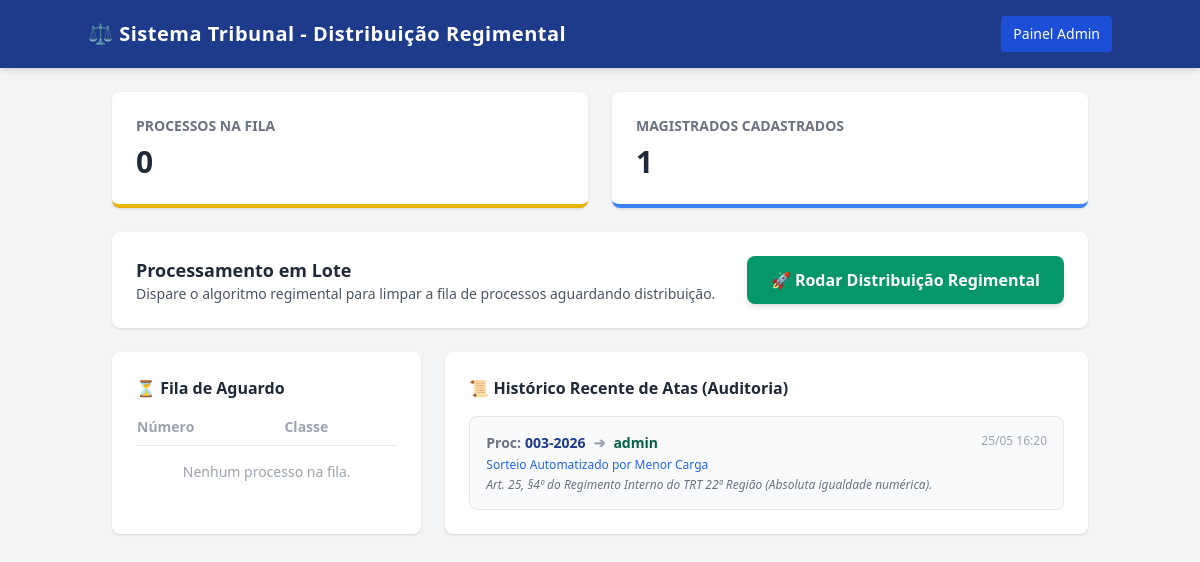
Page /dashboard/ on the earlier database version.
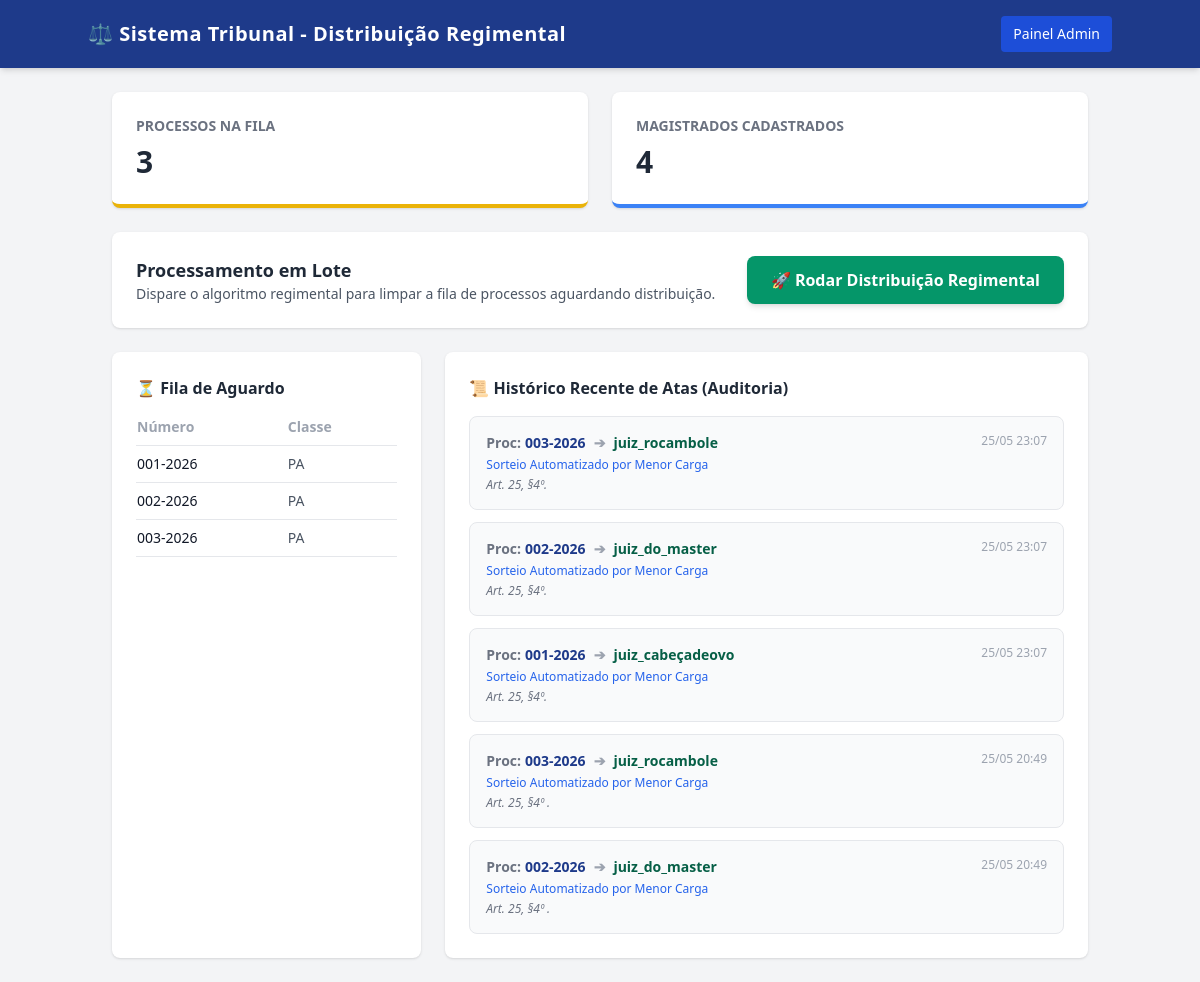
Same page on the later database version.
### processos/models.py (models this page shows, shortened)
class AtaDistribuicao(models.Model):
    data_hora = models.DateTimeField(auto_now_add=True, verbose_name="Data/Hora da Distribuição")
    processo_numero = models.CharField(max_length=50, verbose_name="Número do Processo")
    classe_sigla = models.CharField(max_length=20, verbose_name="Classe")
    magistrado_sorteado = models.CharField(max_length=150, verbose_name="Magistrado Relator")
    tipo_distribuicao = models.CharField(max_length=50, verbose_name="Tipo de Distribuição")
    fundamento_legal = models.TextField(verbose_name="Fundamento Regimental/Legal")
    class Meta:
        verbose_name = "Ata de Distribuição"
        verbose_name_plural = "Atas de Distribuição"

class Processo(models.Model):
    STATUS_CHOICES = [
        ('CADASTRADO', 'Cadastrado (Aguardando Distribuição)'),
        ('DISTRIBUIDO', 'Distribuído'),
        ('SUSPENSO', 'Suspenso / Excluído da Distribuição'),
    ]
    numero = models.CharField(max_length=50, unique=True, verbose_name="Número do Processo")
    classe_processual = models.ForeignKey(ClasseProcessual, on_delete=models.RESTRICT, verbose_name="Classe Processual")
    status = models.CharField(max_length=25, choices=STATUS_CHOICES, default='CADASTRADO')
    data_autuacao = models.DateTimeField(auto_now_add=True)
    relator = models.ForeignKey(Magistrado, on_delete=models.SET_NULL, null=True, blank=True, related_name='processos_relatados')
    processo_prevento = models.ForeignKey('self', on_delete=models.SET_NULL, null=True, blank=True, verbose_name="Vinculado por Prevenção:")
    class Meta:
        verbose_name = "Processo Judicial"
        verbose_name_plural = "Processos Judiciais"

class ClasseProcessual(models.Model):
    ORGAO_CHOICES = [
        ('PLENO', 'Tribunal Pleno (26)'),
        ('TURMAS', 'Turmas (14)'),
        ('PRESIDENCIA', 'Presidência (2)'),
    ]
    nome = models.CharField(max_length=150, verbose_name="Nome da Classe")
    sigla = models.CharField(max_length=20, verbose_name="Sigla")
    orgao_competente = models.CharField(max_length=20, choices=ORGAO_CHOICES, verbose_name="Órgão Competente")
    ativo = models.BooleanField(default=True, verbose_name="Classe Ativa/Vigente?")
    data_criacao = models.DateField(auto_now_add=True)
    class Meta:
        verbose_name = "Classe Processual"
        verbose_name_plural = "Classes Processuais"

### processos/views.py (the view, shortened to what this page needs)
# urls.py: path('dashboard/', views.dashboard_distribuicao, name='dashboard'),
def dashboard_distribuicao(request):
    processos_pendentes = Processo.objects.filter(status='CADASTRADO')
    total_juizes = Magistrado.objects.count()
    ultimas_atas = AtaDistribuicao.objects.all().order_by('-data_hora')[:5]
    context = {
        'processos_pendentes': processos_pendentes,
        'total_juizes': total_juizes,
        'ultimas_atas': ultimas_atas,
    }
    return render(request, 'processos/dashboard.html', context)

### processos/templates/processos/dashboard.html (shortened to what the changed rows need)
<!doctype html>
<html lang="pt-br">
  <head>
    <script src="https://cdn.tailwindcss.com"></script>
  </head>
  <body class="bg-gray-100 font-sans antialiased">
    <nav class="bg-blue-900 text-white p-4 shadow-md">
      <div class="container mx-auto flex justify-between items-center">
        <h1 class="text-xl font-bold tracking-wide">
          ⚖️ Sistema Tribunal - Distribuição Regimental
        </h1>
      </div>
    </nav>
    <div class="container mx-auto p-6 space-y-6">
      <div class="grid grid-cols-1 md:grid-cols-2 gap-6">
        <div
          class="bg-white p-6 rounded-lg shadow border-b-4 border-yellow-500"
        >
          <h3 class="text-gray-500 text-sm font-semibold uppercase">
            Processos na Fila
          </h3>
          <p class="text-3xl font-bold text-gray-800 mt-2">
            {{ processos_pendentes.count }}
          </p>
        </div>
        <div class="bg-white p-6 rounded-lg shadow border-b-4 border-blue-500">
          <h3 class="text-gray-500 text-sm font-semibold uppercase">
            Magistrados Cadastrados
          </h3>
          <p class="text-3xl font-bold text-gray-800 mt-2">
            {{ total_juizes }}
          </p>
        </div>
      </div>
      <div
        class="bg-white p-6 rounded-lg shadow flex flex-col sm:flex-row justify-between items-center gap-4"
      >
        <div>
          <h2 class="text-lg font-bold text-gray-800">Processamento em Lote</h2>
        </div>
      </div>
      <div class="grid grid-cols-1 lg:grid-cols-3 gap-6">
        <div class="bg-white p-6 rounded-lg shadow lg:col-span-1">
          <h2 class="text-md font-bold text-gray-800 mb-4">
            ⏳ Fila de Aguardo
          </h2>
          <div class="overflow-x-auto">
            <table class="w-full text-left text-sm text-gray-600">
              <thead>
                <tr class="border-b text-gray-400 font-semibold">
                  <th class="pb-2">Número</th>
                  <th class="pb-2">Classe</th>
                </tr>
              </thead>
              <tbody>
                {% for proc in processos_pendentes %}
                <tr class="border-b hover:bg-gray-50">
                  <td class="py-2 font-medium text-gray-900">
                    {{ proc.numero }}
                  </td>
                  <td class="py-2">{{ proc.classe_processual.sigla }}</td>
                </tr>
                {% empty %}
                <tr>
                  <td colspan="2" class="py-4 text-center text-gray-400">
                    Nenhum processo na fila.
                  </td>
                </tr>
                {% endfor %}
              </tbody>
            </table>
          </div>
        </div>
        <div class="bg-white p-6 rounded-lg shadow lg:col-span-2">
          <h2 class="text-md font-bold text-gray-800 mb-4">
            📜 Histórico Recente de Atas (Auditoria)
          </h2>
          <div class="space-y-3">
            {% for ata in ultimas_atas %}
            <div class="p-4 bg-gray-50 border rounded-lg text-sm">
              <div class="flex justify-between font-bold text-gray-700">
                <div class="flex items-center gap-1">
                  <span class="text-gray-500">Proc:</span>
                  <span class="text-blue-900">{{ ata.processo_numero }}</span>
                  <span class="mx-1 text-gray-400">➔</span>
                  <span class="text-emerald-800 font-semibold"
                    >{{ ata.magistrado_sorteado }}</span
                  >
                </div>
                <span class="text-xs text-gray-400 font-normal">
                  {{ ata.data_hora|date:"d/m H:i" }}
                </span>
              </div>
              <p class="text-xs text-blue-600 font-medium mt-1">
                {{ ata.tipo_distribuicao }}
              </p>
              <p class="text-gray-500 text-xs mt-1 italic">
                {{ ata.fundamento_legal }}
              </p>
            </div>
            {% empty %}
            <p class="text-gray-400 text-center py-4 text-sm">
              Nenhuma ata registrada no sistema ainda.
            </p>
            {% endfor %}
          </div>
        </div>
      </div>
    </div>
  </body>
</html>

Differences in the rows shown:
no longer on this page (row unchanged): AtaDistribuicao: processo_numero "003-2026", magistrado_sorteado "admin", data_hora "25/05 16:20", tipo_distribuicao "Sorteio Automatizado por Menor Carga", fundamento_legal "Art. 25, §4º do Regimento Interno do TRT 22ª Região (Absoluta igualdade numérica)."
now on this page (row edited): Processo: numero "001-2026", classe_processual.sigla "PA"
now on this page (row edited): Processo: numero "002-2026", classe_processual.sigla "PA"
now on this page (row edited): Processo: numero "003-2026", classe_processual.sigla "PA"
added AtaDistribuicao: processo_numero "003-2026", magistrado_sorteado "juiz_rocambole", data_hora "25/05 23:07", tipo_distribuicao "Sorteio Automatizado por Menor Carga", fundamento_legal "Art. 25, §4º."
added AtaDistribuicao: processo_numero "002-2026", magistrado_sorteado "juiz_do_master", data_hora "25/05 23:07", tipo_distribuicao "Sorteio Automatizado por Menor Carga", fundamento_legal "Art. 25, §4º."
added AtaDistribuicao: processo_numero "001-2026", magistrado_sorteado "juiz_cabeçadeovo", data_hora "25/05 23:07", tipo_distribuicao "Sorteio Automatizado por Menor Carga", fundamento_legal "Art. 25, §4º."
added AtaDistribuicao: processo_numero "003-2026", magistrado_sorteado "juiz_rocambole", data_hora "25/05 20:49", tipo_distribuicao "Sorteio Automatizado por Menor Carga", fundamento_legal "Art. 25, §4º ."
added AtaDistribuicao: processo_numero "002-2026", magistrado_sorteado "juiz_do_master", data_hora "25/05 20:49", tipo_distribuicao "Sorteio Automatizado por Menor Carga", fundamento_legal "Art. 25, §4º ."
Other differences:
{{ processos_pendentes.count }}: "0" → "3"
{{ total_juizes }}: "1" → "4"
text no longer shown: "Nenhum processo na fila."
